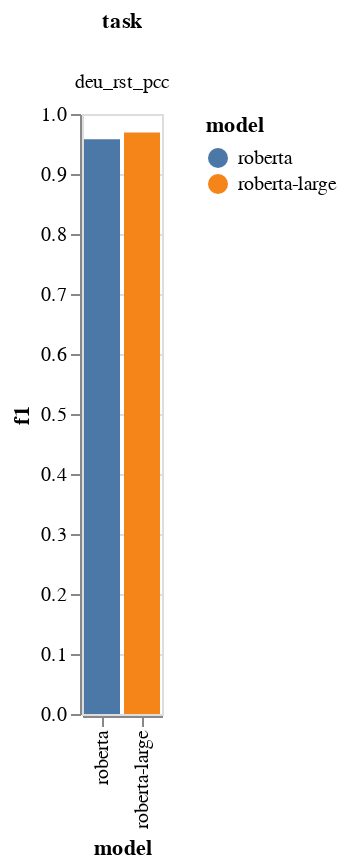

Notebook source saved alongside this figure:
### Code cell
# to compare multiple models across multiple datasets + CI
# better if averaged on multiple runs
# inspired from: https://altair-viz.github.io/gallery/grouped_bar_chart_with_error_bars.html
scores = alt.Chart().mark_bar().encode(
    x="model",
    y="f1",
    color="model"
)

error_bars = alt.Chart().mark_errorbar(extent='ci').encode(
    x='model',
    y='f1'
)
f1_labels = scores.mark_text(
    align="left",
    dy= -20, dx=-10
).encode(text=alt.Text("f1:Q",format=".1%"))


alt.layer(scores, error_bars, f1_labels,data=val_scores).facet(
    column='task:N'
).interactive()

### Figure 1 — Vega-Lite specification as saved in the notebook (floating-point values rounded to 4 significant figures)
{"config": {"view": {"continuousWidth": 400, "continuousHeight": 300}}, "data": {"name": "data-489987bc465ad03c4ee639faf16ada8e"}, "facet": {"column": {"field": "task", "type": "nominal"}}, "spec": {"layer": [{"mark": "bar", "encoding": {"color": {"field": "model", "type": "nominal"}, "x": {"field": "model", "type": "nominal"}, "y": {"field": "f1", "type": "quantitative"}}, "selection": {"selector006": {"type": "interval", "bind": "scales", "encodings": ["x", "y"]}}}, {"mark": {"type": "errorbar", "extent": "ci"}, "encoding": {"x": {"field": "model", "type": "nominal"}, "y": {"field": "f1", "type": "quantitative"}}}, {"mark": {"type": "text", "align": "left", "dx": -10, "dy": -20}, "encoding": {"color": {"field": "model", "type": "nominal"}, "text": {"field": "f1", "format": ".1%", "type": "quantitative"}, "x": {"field": "model", "type": "nominal"}, "y": {"field": "f1", "type": "quantitative"}}}]}, "$schema": "https://vega.github.io/schema/vega-lite/v4.17.0.json", "datasets": {"data-489987bc465ad03c4ee639faf16ada8e": [{"task": "deu_rst_pcc", "task_type": "conllu", "precision": 0.9632, "recall": 0.9527, "f1": 0.958, "freeze_layers": "", "setup": "single", "model": "roberta"}, {"task": "deu_rst_pcc", "task_type": "conllu", "precision": 0.9674, "recall": 0.9709, "f1": 0.9691, "freeze_layers": "0-11", "setup": "single", "model": "roberta-large"}]}}
